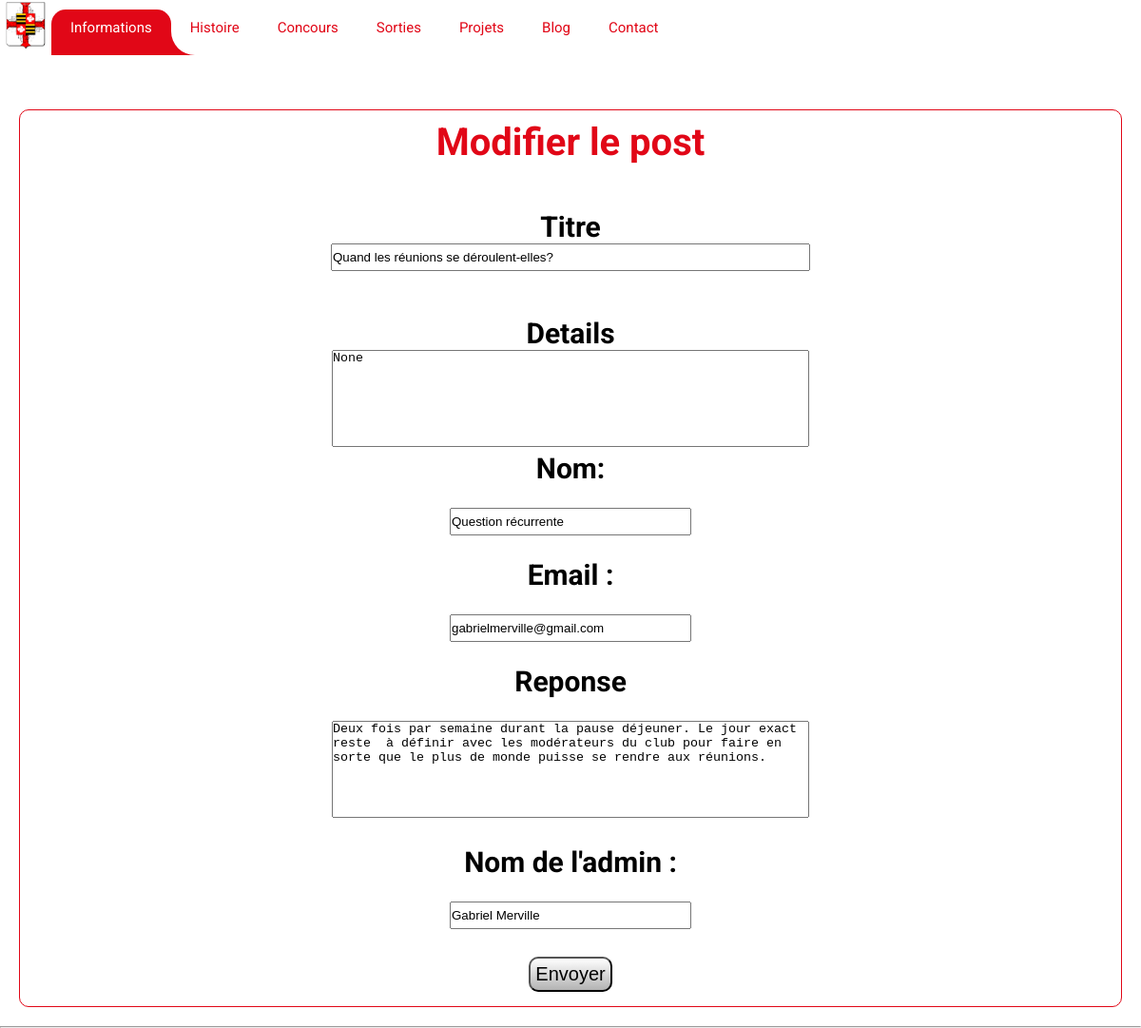
The app's page /1/edit with its own data.
### tables this page shows
CREATE TABLE posts (
    id INTEGER PRIMARY KEY AUTOINCREMENT,
    created TIMESTAMP NOT NULL DEFAULT CURRENT_TIMESTAMP,
    title TEXT NOT NULL,
    details TEXT,
    name TEXT NOT NULL,
    mail TEXT NOT NULL,
    response TEXT,
    responseWriter TEXT
);

### app.py (the view, shortened to what this page needs)
@app.route('/<int:id>/edit', methods=('GET', 'POST'))
def edit(id):
    post = get_post(id)
    return render_template('edit.html', post=post)

### app.py (called while the page is built)
def get_db_connection():
    conn = sqlite3.connect('database.db')
    conn.row_factory = sqlite3.Row
    return conn

def get_post(post_id):
    conn = get_db_connection()
    post = conn.execute('SELECT * FROM posts WHERE id = ?',
                        (post_id,)).fetchone()
    conn.close()
    if post is None:
        abort(404)
    return post

### templates/edit.html (shortened to what this page needs)
{% extends 'base.html' %}
{% block content %}
<br><br><br><br><br>
<form method="post" class="form">
    <h1 class="redTitle">Modifier le post</h1>
    <br><br>
    <div class="form-group">
        <h2><label for="title">Titre</label></h2>
        <input type="text" name="title" placeholder="Post title"
               class="form-control-title"
               value="{{ request.form['title'] or post['title'] }}">
    </div>
    <br>
    <br>
    <div class="form-group">
        <h2><label for="details">Details</label></h2>
        <textarea name="details" placeholder="Détails du post"
                  class="form-control-details">{{ request.form['content'] or post['details'] }}</textarea>
    </div>
    <div class="form-group">
        <h2><label for="name">Nom: </label></h2>
        <br />
        <input
          type="text"
          name="name"
          placeholder="Veuillez entrer votre nom"
          class="form-control-name"
          value="{{ request.form['name'] or post['name'] }}"
        />
      </div>
<br>
      <div class="form-group">
        <h2><label for="mail">Email : </label></h2>
        <br />
        <input
          type="text"
          name="mail"
          placeholder="Mail de l'auteur du post"
          class="form-control-mail"
          value="{{ request.form['mail'] or post['mail'] }}"
        />
      </div>
    <br>
    <div class="form-group">
        <h2><label for="response">Reponse</label></h2>
        <br>
        <textarea name="response" placeholder="Reponse"
                  class="form-control-details">{{ request.form['response'] or post['response'] }}</textarea>
    </div>
    <br>
    <div class="form-group">
        <h2><label for="responseWriter">Nom de l'admin : </label></h2>
        <br />
        <input
          type="text"
          name="responseWriter"
          placeholder="Nom de l'admin qui répond"
          class="form-control-mail"
          value="{{ request.form['responseWriter'] or post['responseWriter'] }}"
        />
      </div>
      <br>
      <div class="form-group">
        <button type="submit" class="btn btn-primary" id="submitBtn2">Envoyer</button>
    </div>
</form>
{% endblock %}

### templates/base.html (shortened to what this page needs)
<!DOCTYPE html>
<html lang="en">
  <head>
    <link
      rel="stylesheet"
      href="{{ url_for('static', filename= 'css/style.css') }}"
    />
    <link
      rel="stylesheet"
      href="https://cdnjs.cloudflare.com/ajax/libs/font-awesome/4.7.0/css/font-awesome.min.css"
    />
  </head>
  <body>
    <div class="navbar-div">
      <ul class="navbar-ul">
        <li class="navbar-container">
          <div class="whiteBox">
            <img
              src="{{ url_for('static', filename= 'images/CIF.png') }}"
              height="54px"
            />
          </div>
        </li>
        <li class="navbar-container">
          <nav class="navbar navbar-expand-custom navbar-mainbg">
            <div class="collapse navbar-collapse" id="navbarSupportedContent">
              <ul class="navbar-nav ml-auto">
                <div class="hori-selector">
                  <div class="right"></div>
                </div>
                <li class="nav-item active">
                  <a class="nav-link" href="#informations">Informations</a>
                </li>
                <li class="nav-item">
                  <a class="nav-link" href="#history"> Histoire</a>
                </li>
                <li class="nav-item">
                  <a class="nav-link" href="#concours">Concours</a>
                </li>
                <li class="nav-item">
                  <a class="nav-link" href="#exit">Sorties</a>
                </li>
                <li class="nav-item">
                  <a class="nav-link" href="#projets">Projets</a>
                </li>
                <li class="nav-item">
                  <a class="nav-link" href="#blog">Blog</a>
                </li>
                <li class="nav-item">
                  <a class="nav-link" href="#contact">Contact</a>
                </li>
              </ul>
            </div>
          </nav>
        </li>
      </ul>
    </div>
    <div>{% block content %} {% endblock %}</div>
  </body>
</html>

### static/css/style.css (style rules this page uses)
body { font-family: "Roboto", sans-serif; }
html { scroll-behavior: smooth; }
* { margin: 0; padding: 0; }
.navbar-mainbg { background-color: white; padding: 0px; }
.navbar-div { width: 100%; top: 0px; left: 0px; position: fixed; }
.navbar-container { float: left; }
.nav-item a { display: flex; }
.whiteBox { background-color: white; }
.navbar-ul { list-style-type: none; margin: 0; padding: 0; overflow: hidden; background-color: white; size: cover; scroll-margin-top: 1em; }
#navbarSupportedContent { overflow: hidden; position: relative; }
#navbarSupportedContent ul { padding: 0px; margin: 0px; }
#navbarSupportedContent li { list-style-type: none; float: left; }
#navbarSupportedContent ul li a { color: #e10717; text-decoration: none; font-size: 15px; display: block; padding: 20px 20px; transition-duration: 0.6s; transition-timing-function: cubic-bezier(0.68, -0.55, 0.265, 1.55); position: relative; }
#navbarSupportedContent > ul > li.active > a { color: white; background-color: transparent; transition: all 0.7s; }
.hori-selector { display: inline-block; position: absolute; height: 100%; top: 0px; left: 0px; transition-duration: 0.6s; transition-timing-function: cubic-bezier(0.68, -0.55, 0.265, 1.55); background-color: #e10717; border-top-left-radius: 15px; border-top-right-radius: 15px; margin-top: 10px; }
.hori-selector .right, .hori-selector .left { position: absolute; width: 25px; height: 25px; background-color: #e10717; bottom: 10px; }
.hori-selector .right { right: -25px; }
.hori-selector .right:before, .hori-selector .left:before { content: ""; position: absolute; width: 50px; height: 50px; border-radius: 50%; background-color: white; }
.hori-selector .right:before { bottom: 0; right: -25px; }
@media (min-width: 992px) { .navbar-expand-custom { -ms-flex-flow: row nowrap; flex-flow: row nowrap; -ms-flex-pack: start; justify-content: flex-start; } }
@media (min-width: 992px) { .navbar-expand-custom .navbar-nav { -ms-flex-direction: row; flex-direction: row; } }
@media (min-width: 992px) { .navbar-expand-custom .navbar-collapse { display: -ms-flexbox !important; display: flex !important; -ms-flex-preferred-size: auto; flex-basis: auto; } }
a { text-decoration: none; }
.form-control-details { resize: none; width: 500px; height: 100px; }
.form-control-title { resize: none; width: 500px; height: 25px; }
.form-control-name { resize: none; width: 250px; height: 25px; }
.form-control-mail { resize: none; width: 250px; height: 25px; }
#submitBtn2 { padding: 5px 5px; margin: 5px 5px; border-radius: 10px; -webkit-border-radius: 10px; -moz-border-radius: 10px; text-align: center; color: black; font-size: 20px; background: linear-gradient(white, #b3b3b3); }
.form { padding: 10px 10px; margin: 20px 20px; border-radius: 10px; -webkit-border-radius: 10px; -moz-border-radius: 10px; border: 1px solid #e10717; text-align: center; color: black; font-size: 20px; }
.redTitle { color: #e10717; text-align: center; }

### records on screen
posts: title "Quand les réunions se déroulent-elles?", name "Question récurrente", mail "gabrielmerville@gmail.com", response "Deux fois par semaine durant la pause déjeuner. Le jour exact reste à définir avec les modérateurs du club pour faire en sorte que le plus de monde puisse se rendre aux réunions.", responseWriter "Gabriel Merville"
